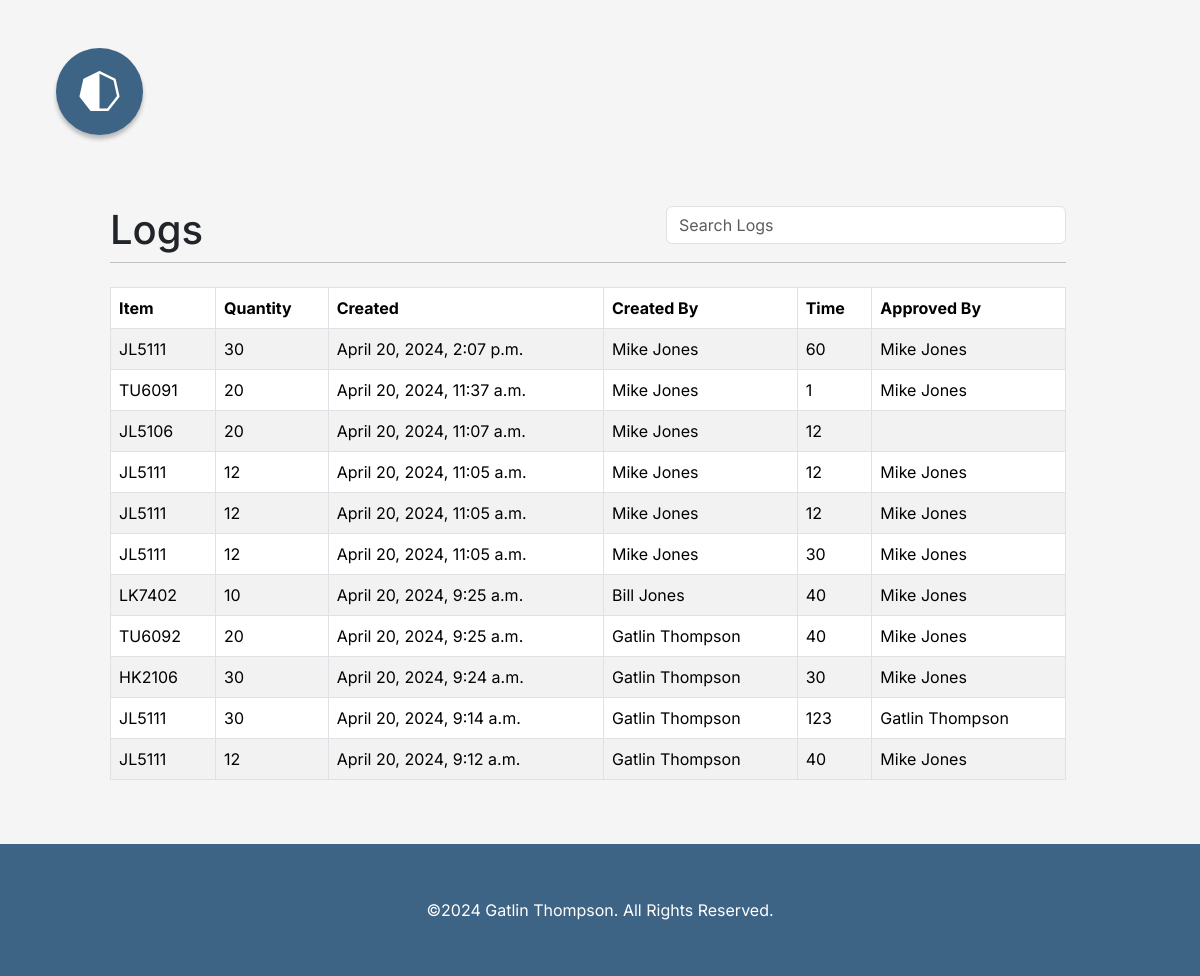
Before: /log/ (signed in) with the older database file.
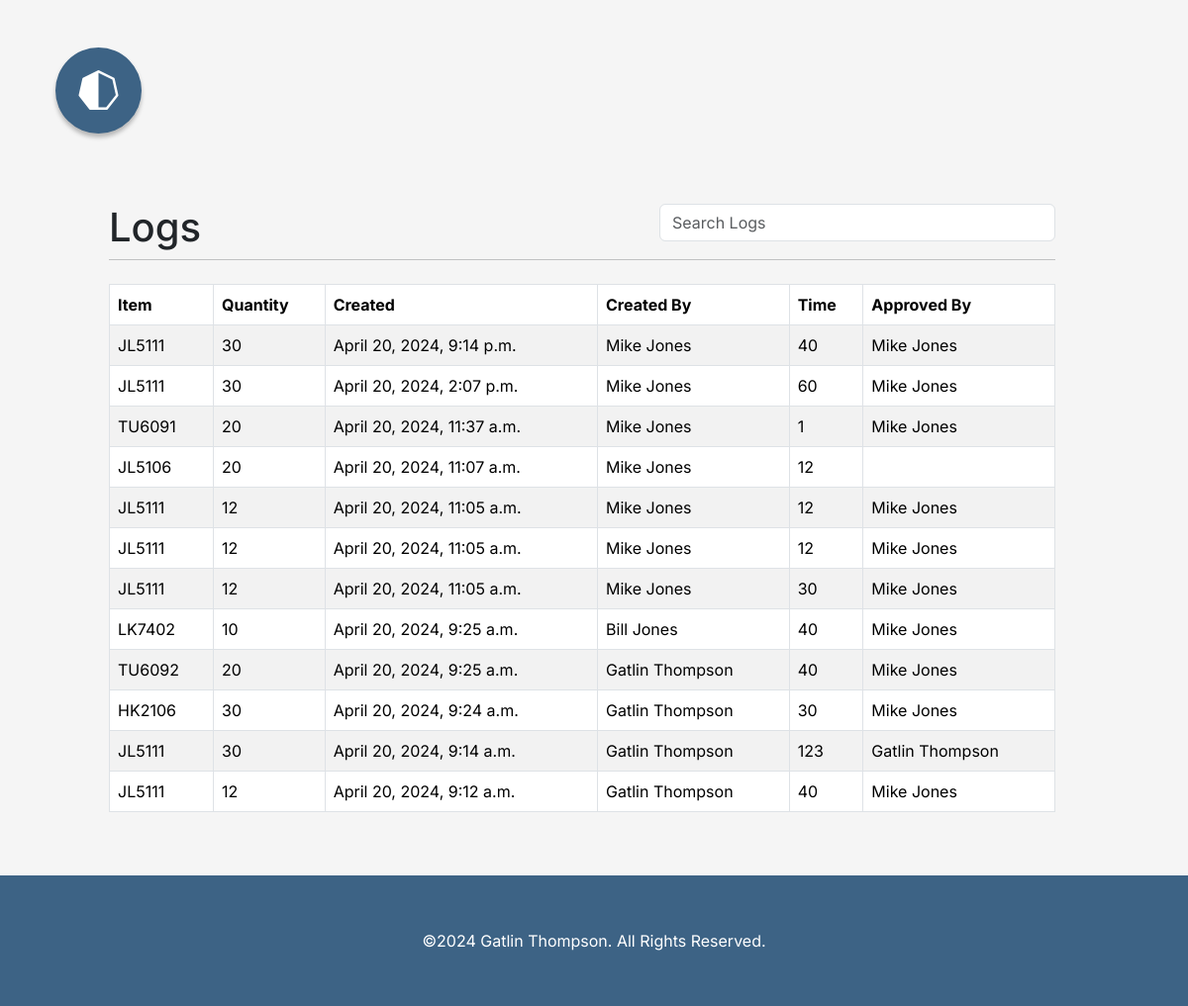
After: the same page with the newer database file.
### partslog/models.py (models this page shows)
class Log(models.Model):
    approved = models.BooleanField(default=False)
    created_by = models.ForeignKey(User, on_delete=models.CASCADE, related_name='created_logs', null=True, blank=True)
    created_date = models.DateTimeField(auto_now_add=True)
    modified_date = models.DateTimeField(auto_now=True)
    approved_by = models.ForeignKey(User, on_delete=models.DO_NOTHING, related_name='approved_logs', null=True, blank=True)
    name = models.CharField(max_length=30)
    quantity = models.PositiveIntegerField(validators=[MinValueValidator(1)])
    time = models.PositiveIntegerField(validators=[MinValueValidator(1)], blank=True, null=True)

### partslog/views.py (the view)
# urls.py: path('', views.logs, name='logs'),
@login_required
def logs(request):
    logs = Log.objects.all().order_by('-id')
    return render(request, 'partslog/partslog.html', {'logs': logs})

### partslog/templates/partslog/partslog.html (shortened to what this page needs)
{% extends 'partsdatabase/componets/base.html' %}
{% load static %}
{% block body %}
    <section class="container-fluid row mt-5">
        <div class="col-xl-10 col-12 mx-auto">
            <div class="col-12 d-flex align-content-end ">
                <div class="col-3">
                   <h1 class="m-0">Logs</h1>
                </div>
                <div class="ms-auto col search-box">
                     <div>
                         <form onsubmit="return false" class="flex-fill">
                            <input type="search" placeholder="Search Logs" name="search_item_input" id="search_item_input" class="form-control">
                        </form>
                     </div>
                </div>
            </div>
            <hr class="mt-2 mb-4">
            <table class="table table-striped table-bordered">
                    <thead>
                        <tr>
                            <th>Item</th>
                            <th>Quantity</th>
                            <th>Created</th>
                            <th>Created By</th>
                            <th>Time</th>
                            <th>Approved By</th>
                        </tr>
                    </thead>
                    <tbody>
                        {% for log in logs %}
                        <tr class="item-db-row" data-part-number="{{ log.name }}">
                            <td>{{ log.name }}</td>
                            <td>{{ log.quantity }}</td>
                            <td>{{ log.created_date }}</td>
                            <td>{{ log.created_by.first_name }} {{ log.created_by.last_name }}</td>
                            <td>{{ log.time }}</td>
                            <td>{{ log.approved_by.first_name }} {{ log.approved_by.last_name }}</td>
                        </tr>
                        {% endfor %}
                    </tbody>
                </table>
        </div>
    </section>
{% endblock %}

Changed rows visible on the page:
added Log: name "JL5111", quantity "30", created_date "April 20, 2024, 9:14 p.m.", created_by.first_name "Mike", created_by.last_name "Jones", time "40", approved_by.first_name "Mike", approved_by.last_name "Jones"
